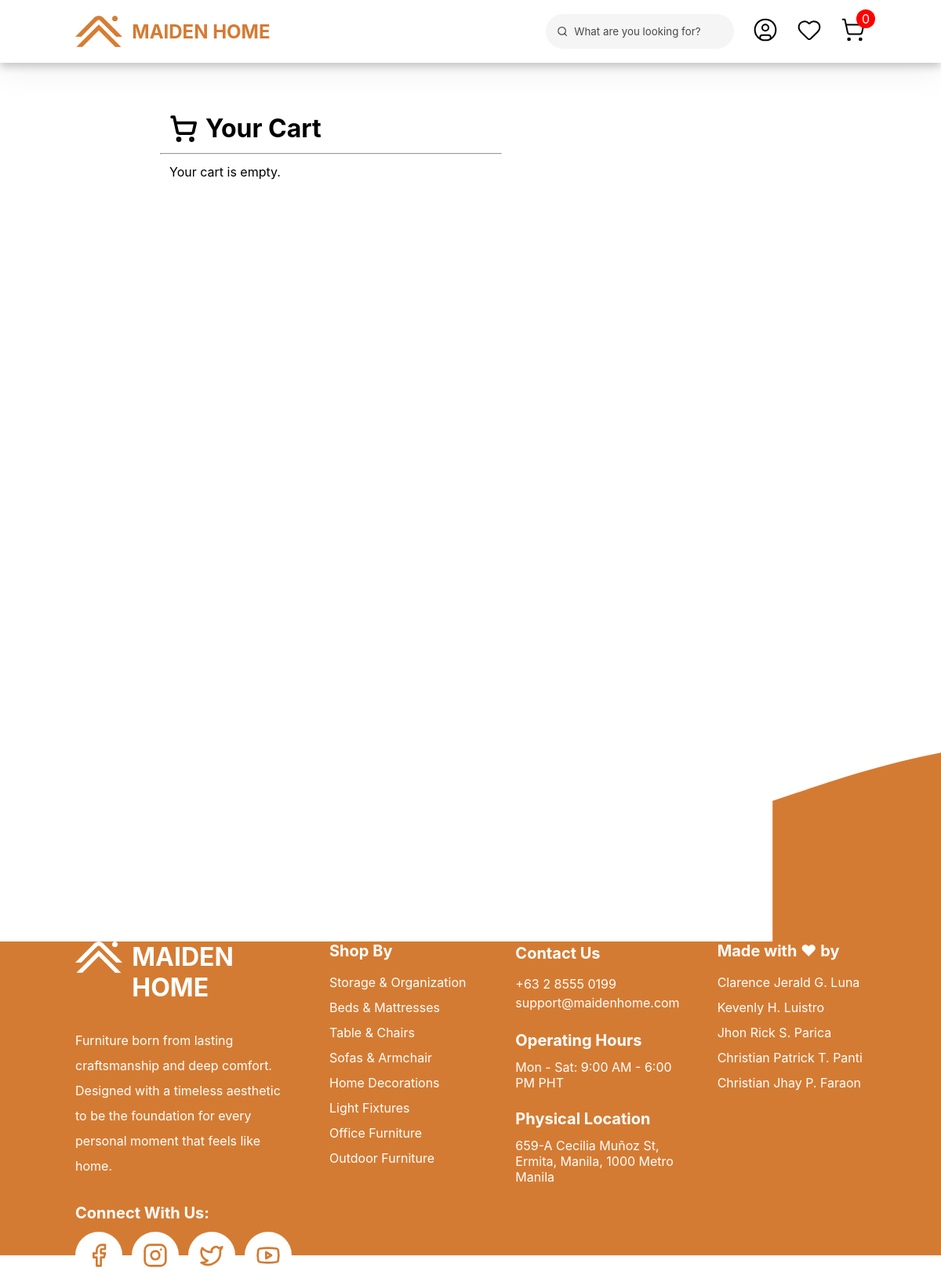
The page /cart/index.php (signed in) on the database as committed earlier.
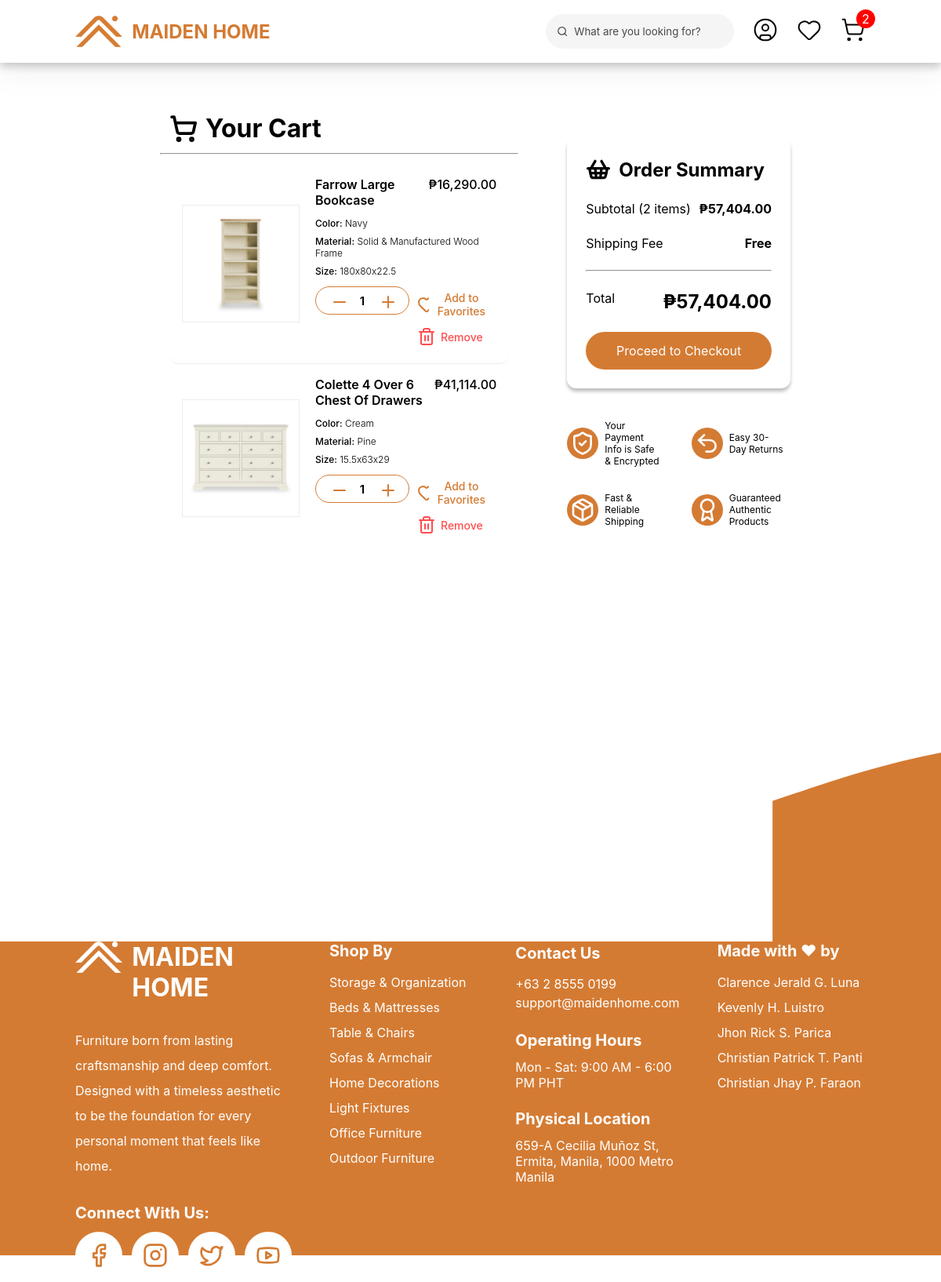
The same page on the database as committed later.
### tables this page shows
CREATE TABLE `addtocart` (
  `cart_id` int(11) NOT NULL,
  `user_id` int(100) UNSIGNED NOT NULL,
  `product_id` int(11) NOT NULL,
  `quantity` int(11) NOT NULL,
  `color` varchar(255) NOT NULL,
  `material` varchar(255) NOT NULL,
  `sizes` varchar(255) NOT NULL,
  `created_at` timestamp NOT NULL DEFAULT current_timestamp()
);

CREATE TABLE `products` (
  `product_id` int(11) NOT NULL,
  `product_name` varchar(40) NOT NULL,
  `price` decimal(10,2) NOT NULL,
  `stocks` int(11) NOT NULL,
  `product_img` varchar(255) NOT NULL,
  `product_img2` varchar(255) NOT NULL,
  `product_img3` varchar(255) NOT NULL,
  `product_img4` varchar(255) NOT NULL,
  `product_img5` varchar(255) NOT NULL,
  `product_img_hover` varchar(255) NOT NULL,
  `category_id` int(10) NOT NULL,
  `category_name` varchar(255) NOT NULL,
  `sub_id` int(11) NOT NULL,
  `sub_name` varchar(255) NOT NULL,
  `product_description` text NOT NULL,
  `size1` varchar(255) NOT NULL,
  `size2` varchar(255) NOT NULL,
  `size3` varchar(255) NOT NULL,
  `mat1` varchar(255) NOT NULL,
  `mat2` varchar(255) NOT NULL,
  `mat3` varchar(255) NOT NULL,
  `color1` varchar(255) NOT NULL,
  `color2` varchar(255) NOT NULL,
  `color3` varchar(255) NOT NULL,
  `color1_img` varchar(255) NOT NULL,
  `color2_img` varchar(255) NOT NULL,
  `color3_img` varchar(255) NOT NULL,
  `created_at` timestamp NOT NULL DEFAULT current_timestamp()
);

### cart/index.php (the view, shortened to what the rows shown need)
<?php
include "../includes/db.php";
$user_id = $_SESSION['user_id'];
$sql = "SELECT c.cart_id, c.quantity, c.color, c.material, c.sizes, p.product_name, p.price, p.product_img
        FROM addtocart c
        JOIN products p ON c.product_id = p.product_id
        WHERE c.user_id = ?";
$stmt = $conn->prepare($sql);
$stmt->bind_param("i", $user_id);
$stmt->execute();
$result = $stmt->get_result();
$cart_items = [];
$subtotal = 0;
while ($row = $result->fetch_assoc()) {
    $cart_items[] = $row;
    $subtotal += $row['price'] * $row['quantity'];
}
$total = $subtotal;
?>
<!DOCTYPE html>
<html lang="en">
    <head>
        <link rel="stylesheet" href="cart.css">
        <link rel="stylesheet" href="../css/nav-bar.css">
        <link rel="stylesheet" href="../css/footer.css">
        <link rel="stylesheet" href="../css/scroll.css">
        <link rel="stylesheet" href="../css/all.css">
    </head>
    <body>
        <?php include "../includes/nav-bar.php" ?>
        <div class="cart-container">
            <div class="cart-left">
                <h1 class="cart-header">
                    Your Cart
                </h1>
                <div class="product-container">
                    <?php if (empty($cart_items)): ?>
                        <p>Your cart is empty.</p>
                    <?php else: ?>
                        <?php foreach ($cart_items as $item): ?>
                            <div class="cart-item">
                                <div class="product-box">
                                    <img src="../assets/PRODUCTS/<?php echo htmlspecialchars($item['product_img']); ?>" alt="<?php echo htmlspecialchars($item['product_name']); ?>" width="100">
                                </div>
                                <div class="item-info">
                                    <div class="name-price">
                                        <p class="product-name"><?php echo htmlspecialchars($item['product_name']); ?></p>
                                        <p class="product-price">₱<?php echo number_format($item['price'], 2); ?></p>
                                    </div>
                                    <div class="product-detail">
                                        <p><span style="font-weight: 500;">Color:</span> <?php echo htmlspecialchars($item['color']); ?></p>
                                        <p><span style="font-weight: 500;">Material:</span> <?php echo htmlspecialchars($item['material']); ?></p>
                                        <p><span style="font-weight: 500;">Size:</span> <?php echo htmlspecialchars($item['sizes']); ?></p>
                                    </div>
                                    <div class="options">
                                        <form method="post" class="quantity">
                                            <button type="submit" name="action" value="decrease" class="minus-btn">
                                                <svg xmlns="http://www.w3.org/2000/svg" fill="none" stroke="currentColor" stroke-width="2" stroke-linecap="round" stroke-linejoin="round"><path d="M5 12h14"/></svg>
                                            </button>
                                            <p><?php echo $item['quantity']; ?></p>
                                            <button type="submit" name="action" value="increase" class="plus-btn">
                                                <svg xmlns="http://www.w3.org/2000/svg" fill="none" stroke="currentColor" stroke-width="2" stroke-linecap="round" stroke-linejoin="round"><path d="M5 12h14"/><path d="M12 5v14"/></svg>
                                            </button>
                                        </form>
                                        <div class="item-actions">
                                            <form method="post">
                                                <button type="submit" name="action" value="favourite" class="favourite-btn">
                                                    <svg xmlns="http://www.w3.org/2000/svg" fill="none" stroke="currentColor" stroke-width="2" stroke-linecap="round" stroke-linejoin="round"><path d="M2 9.5a5.5 5.5 0 0 1 9.591-3.676.56.56 0 0 0 .818 0A5.49 5.49 0 0 1 22 9.5c0 2.29-1.5 4-3 5.5l-5.492 5.313a2 2 0 0 1-3 .019L5 15c-1.5-1.5-3-3.2-3-5.5"/></svg>
                                                    <span>Add to Favorites</span>
                                                </button>
                                                <button type="submit" name="action" value="remove" class="remove-btn">
                                                    <svg xmlns="http://www.w3.org/2000/svg" fill="none" stroke="currentColor" stroke-width="2" stroke-linecap="round" stroke-linejoin="round"><path d="M10 11v6"/><path d="M14 11v6"/><path d="M19 6v14a2 2 0 0 1-2 2H7a2 2 0 0 1-2-2V6"/><path d="M3 6h18"/><path d="M8 6V4a2 2 0 0 1 2-2h4a2 2 0 0 1 2 2v2"/></svg>
                                                    <span>Remove</span>
                                                </button>
                                            </form>
                                        </div>
                                    </div>
                                </div>
                            </div>
                        <?php endforeach; ?>
                    <?php endif; ?>
                </div>
            </div>
            <?php if(!empty($cart_items)): ?>
                <div class="cart-right-container">
                    <div class="cart-right">
                        <h2 class="cart-header">
                            Order Summary
                        </h2>
                        <div class="summary-row">
                            <h2>₱<?php echo number_format($total, 2); ?></h2>
                        </div>
                    </div>
                </div>
            <?php endif ?>
        </div>
        <?php include "../includes/footer.php" ?>
    </body>
</html>

Rows that differ between the two databases and show on the page:
added addtocart: product.product_img (picture), product.product_name "Farrow Large Bookcase", product.price "16,290.00", color "Navy", material "Solid & Manufactured Wood Frame", sizes "180x80x22.5", quantity "1"
added addtocart: product.product_img (picture), product.product_name "Colette 4 Over 6 Chest Of Drawers", product.price "41,114.00", color "Cream", material "Pine", sizes "15.5x63x29", quantity "1"
Other text that changed with them:
$cart_item_count: "0" → "2"
count($cart_items): (not shown) → "2"
$subtotal: (not shown) → "57,404.00"
$total: (not shown) → "57,404.00"
text no longer shown: "Your cart is empty."
text now shown: "Order Summary Subtotal ( items) ₱ Shipping Fee Free Total ₱ Proceed to Checkout Your Payment Info is Safe & Encrypted Easy 30-Day Returns Fast & Reliable Shipping Guaranteed Authentic Products"
